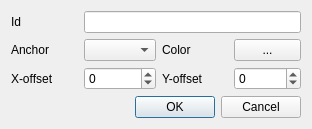
<?xml version="1.0" encoding="UTF-8"?>
<ui version="4.0">
 <class>CNodePortEditorDialog</class>
 <widget class="QDialog" name="CNodePortEditorDialog">
  <property name="geometry">
   <rect>
    <x>0</x>
    <y>0</y>
    <width>312</width>
    <height>123</height>
   </rect>
  </property>
  <property name="windowTitle">
   <string>Edit Node Port</string>
  </property>
  <property name="modal">
   <bool>true</bool>
  </property>
  <layout class="QVBoxLayout" name="verticalLayout">
   <item>
    <layout class="QGridLayout" name="gridLayout">
     <item row="1" column="0">
      <widget class="QLabel" name="label_2">
       <property name="text">
        <string>Anchor</string>
       </property>
      </widget>
     </item>
     <item row="2" column="1">
      <widget class="QSpinBox" name="OffsetX">
       <property name="minimum">
        <number>-1000</number>
       </property>
       <property name="maximum">
        <number>1000</number>
       </property>
       <property name="singleStep">
        <number>10</number>
       </property>
      </widget>
     </item>
     <item row="2" column="0">
      <widget class="QLabel" name="label_3">
       <property name="text">
        <string>X-offset</string>
       </property>
      </widget>
     </item>
     <item row="0" column="0">
      <widget class="QLabel" name="label">
       <property name="text">
        <string>Id</string>
       </property>
      </widget>
     </item>
     <item row="1" column="1">
      <widget class="QComboBox" name="Anchor"/>
     </item>
     <item row="2" column="2">
      <widget class="QLabel" name="label_4">
       <property name="text">
        <string>Y-offset</string>
       </property>
      </widget>
     </item>
     <item row="2" column="3">
      <widget class="QSpinBox" name="OffsetY">
       <property name="minimum">
        <number>-1000</number>
       </property>
       <property name="maximum">
        <number>1000</number>
       </property>
       <property name="singleStep">
        <number>10</number>
       </property>
      </widget>
     </item>
     <item row="0" column="1" colspan="3">
      <widget class="QLineEdit" name="PortId"/>
     </item>
     <item row="1" column="2">
      <widget class="QLabel" name="label_5">
       <property name="text">
        <string>Color</string>
       </property>
      </widget>
     </item>
     <item row="1" column="3">
      <widget class="QSint::ColorButton" name="Color">
       <property name="sizePolicy">
        <sizepolicy hsizetype="Preferred" vsizetype="Preferred">
         <horstretch>0</horstretch>
         <verstretch>0</verstretch>
        </sizepolicy>
       </property>
       <property name="text">
        <string>...</string>
       </property>
      </widget>
     </item>
    </layout>
   </item>
   <item>
    <layout class="QHBoxLayout" name="horizontalLayout">
     <item>
      <widget class="QDialogButtonBox" name="buttonBox">
       <property name="orientation">
        <enum>Qt::Horizontal</enum>
       </property>
       <property name="standardButtons">
        <set>QDialogButtonBox::Cancel|QDialogButtonBox::Ok</set>
       </property>
      </widget>
     </item>
    </layout>
   </item>
  </layout>
 </widget>
 <customwidgets>
  <customwidget>
   <class>QSint::ColorButton</class>
   <extends>QToolButton</extends>
   <header>colorbutton.h</header>
  </customwidget>
 </customwidgets>
 <tabstops>
  <tabstop>PortId</tabstop>
  <tabstop>Anchor</tabstop>
  <tabstop>Color</tabstop>
  <tabstop>OffsetX</tabstop>
  <tabstop>OffsetY</tabstop>
 </tabstops>
 <resources/>
 <connections>
  <connection>
   <sender>buttonBox</sender>
   <signal>accepted()</signal>
   <receiver>CNodePortEditorDialog</receiver>
   <slot>accept()</slot>
   <hints>
    <hint type="sourcelabel">
     <x>228</x>
     <y>132</y>
    </hint>
    <hint type="destinationlabel">
     <x>157</x>
     <y>153</y>
    </hint>
   </hints>
  </connection>
  <connection>
   <sender>buttonBox</sender>
   <signal>rejected()</signal>
   <receiver>CNodePortEditorDialog</receiver>
   <slot>reject()</slot>
   <hints>
    <hint type="sourcelabel">
     <x>296</x>
     <y>138</y>
    </hint>
    <hint type="destinationlabel">
     <x>286</x>
     <y>153</y>
    </hint>
   </hints>
  </connection>
 </connections>
</ui>
